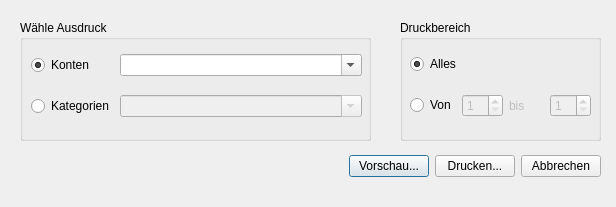
<ui version="4.0" >
 <author></author>
 <comment></comment>
 <exportmacro></exportmacro>
 <class>printDialog</class>
 <widget class="QDialog" name="printDialog" >
  <property name="geometry" >
   <rect>
    <x>0</x>
    <y>0</y>
    <width>616</width>
    <height>207</height>
   </rect>
  </property>
  <property name="sizePolicy" >
   <sizepolicy>
    <hsizetype>1</hsizetype>
    <vsizetype>1</vsizetype>
    <horstretch>0</horstretch>
    <verstretch>0</verstretch>
   </sizepolicy>
  </property>
  <property name="minimumSize" >
   <size>
    <width>610</width>
    <height>200</height>
   </size>
  </property>
  <property name="windowTitle" >
   <string>Drucken/Vorschau...</string>
  </property>
  <property name="modal" >
   <bool>true</bool>
  </property>
  <widget class="QWidget" name="layoutWidget1" >
   <property name="geometry" >
    <rect>
     <x>20</x>
     <y>150</y>
     <width>581</width>
     <height>33</height>
    </rect>
   </property>
   <layout class="QHBoxLayout" >
    <property name="margin" >
     <number>0</number>
    </property>
    <property name="spacing" >
     <number>6</number>
    </property>
    <item>
     <spacer>
      <property name="orientation" >
       <enum>Qt::Horizontal</enum>
      </property>
      <property name="sizeHint" >
       <size>
        <width>120</width>
        <height>31</height>
       </size>
      </property>
     </spacer>
    </item>
    <item>
     <widget class="QPushButton" name="previewButton" >
      <property name="text" >
       <string>Vorschau...</string>
      </property>
     </widget>
    </item>
    <item>
     <widget class="QPushButton" name="printButton" >
      <property name="text" >
       <string>Drucken...</string>
      </property>
     </widget>
    </item>
    <item>
     <widget class="QPushButton" name="cancelButton" >
      <property name="text" >
       <string>Abbrechen</string>
      </property>
     </widget>
    </item>
   </layout>
  </widget>
  <widget class="QGroupBox" name="groupBox_2" >
   <property name="geometry" >
    <rect>
     <x>400</x>
     <y>20</y>
     <width>201</width>
     <height>121</height>
    </rect>
   </property>
   <property name="title" >
    <string>Druckbereich</string>
   </property>
   <widget class="QWidget" name="layoutWidget2" >
    <property name="geometry" >
     <rect>
      <x>10</x>
      <y>20</y>
      <width>181</width>
      <height>91</height>
     </rect>
    </property>
    <layout class="QGridLayout" >
     <property name="margin" >
      <number>0</number>
     </property>
     <property name="spacing" >
      <number>6</number>
     </property>
     <item row="1" column="3" >
      <widget class="QSpinBox" name="toSpinBox" >
       <property name="enabled" >
        <bool>false</bool>
       </property>
       <property name="minimum" >
        <number>1</number>
       </property>
       <property name="value" >
        <number>1</number>
       </property>
      </widget>
     </item>
     <item row="1" column="1" >
      <widget class="QSpinBox" name="fromSpinBox" >
       <property name="enabled" >
        <bool>false</bool>
       </property>
       <property name="minimum" >
        <number>1</number>
       </property>
       <property name="value" >
        <number>1</number>
       </property>
      </widget>
     </item>
     <item row="1" column="2" >
      <widget class="QLabel" name="label" >
       <property name="enabled" >
        <bool>false</bool>
       </property>
       <property name="text" >
        <string>bis</string>
       </property>
       <property name="buddy" >
        <cstring>toSpinBox</cstring>
       </property>
      </widget>
     </item>
     <item row="0" column="0" colspan="2" >
      <widget class="QRadioButton" name="printSelection_allRadio" >
       <property name="text" >
        <string>Alles</string>
       </property>
       <property name="checked" >
        <bool>true</bool>
       </property>
      </widget>
     </item>
     <item row="1" column="0" >
      <widget class="QRadioButton" name="printSelection_fromRadio" >
       <property name="text" >
        <string>Von</string>
       </property>
      </widget>
     </item>
    </layout>
   </widget>
  </widget>
  <widget class="QGroupBox" name="printTypeGroup" >
   <property name="geometry" >
    <rect>
     <x>20</x>
     <y>20</y>
     <width>351</width>
     <height>121</height>
    </rect>
   </property>
   <property name="title" >
    <string>Wähle Ausdruck</string>
   </property>
   <property name="checkable" >
    <bool>false</bool>
   </property>
   <widget class="QWidget" name="layoutWidget3" >
    <property name="geometry" >
     <rect>
      <x>11</x>
      <y>21</y>
      <width>331</width>
      <height>91</height>
     </rect>
    </property>
    <layout class="QGridLayout" >
     <property name="margin" >
      <number>0</number>
     </property>
     <property name="spacing" >
      <number>6</number>
     </property>
     <item row="1" column="1" >
      <widget class="QComboBox" name="kategorienCombo" >
       <property name="enabled" >
        <bool>false</bool>
       </property>
       <property name="sizePolicy" >
        <sizepolicy>
         <hsizetype>3</hsizetype>
         <vsizetype>0</vsizetype>
         <horstretch>1</horstretch>
         <verstretch>0</verstretch>
        </sizepolicy>
       </property>
       <property name="editable" >
        <bool>true</bool>
       </property>
       <property name="insertPolicy" >
        <enum>QComboBox::NoInsert</enum>
       </property>
      </widget>
     </item>
     <item row="0" column="1" >
      <widget class="QComboBox" name="kontenCombo" >
       <property name="sizePolicy" >
        <sizepolicy>
         <hsizetype>3</hsizetype>
         <vsizetype>0</vsizetype>
         <horstretch>1</horstretch>
         <verstretch>0</verstretch>
        </sizepolicy>
       </property>
       <property name="editable" >
        <bool>true</bool>
       </property>
       <property name="insertPolicy" >
        <enum>QComboBox::NoInsert</enum>
       </property>
      </widget>
     </item>
     <item row="1" column="0" >
      <widget class="QRadioButton" name="kategorienRadio" >
       <property name="sizePolicy" >
        <sizepolicy>
         <hsizetype>0</hsizetype>
         <vsizetype>0</vsizetype>
         <horstretch>0</horstretch>
         <verstretch>0</verstretch>
        </sizepolicy>
       </property>
       <property name="text" >
        <string>Kategorien</string>
       </property>
      </widget>
     </item>
     <item row="0" column="0" >
      <widget class="QRadioButton" name="kontenRadio" >
       <property name="sizePolicy" >
        <sizepolicy>
         <hsizetype>0</hsizetype>
         <vsizetype>0</vsizetype>
         <horstretch>0</horstretch>
         <verstretch>0</verstretch>
        </sizepolicy>
       </property>
       <property name="text" >
        <string>Konten</string>
       </property>
       <property name="checked" >
        <bool>true</bool>
       </property>
      </widget>
     </item>
    </layout>
   </widget>
  </widget>
 </widget>
 <pixmapfunction></pixmapfunction>
 <tabstops>
  <tabstop>kontenRadio</tabstop>
  <tabstop>kontenCombo</tabstop>
  <tabstop>kategorienRadio</tabstop>
  <tabstop>kategorienCombo</tabstop>
  <tabstop>printSelection_allRadio</tabstop>
  <tabstop>printSelection_fromRadio</tabstop>
  <tabstop>fromSpinBox</tabstop>
  <tabstop>toSpinBox</tabstop>
  <tabstop>previewButton</tabstop>
  <tabstop>printButton</tabstop>
  <tabstop>cancelButton</tabstop>
 </tabstops>
 <resources/>
 <connections>
  <connection>
   <sender>cancelButton</sender>
   <signal>clicked()</signal>
   <receiver>printDialog</receiver>
   <slot>reject()</slot>
   <hints>
    <hint type="sourcelabel" >
     <x>599</x>
     <y>156</y>
    </hint>
    <hint type="destinationlabel" >
     <x>179</x>
     <y>206</y>
    </hint>
   </hints>
  </connection>
  <connection>
   <sender>kontenRadio</sender>
   <signal>toggled(bool)</signal>
   <receiver>kontenCombo</receiver>
   <slot>setEnabled(bool)</slot>
   <hints>
    <hint type="sourcelabel" >
     <x>63</x>
     <y>67</y>
    </hint>
    <hint type="destinationlabel" >
     <x>176</x>
     <y>71</y>
    </hint>
   </hints>
  </connection>
  <connection>
   <sender>kategorienRadio</sender>
   <signal>toggled(bool)</signal>
   <receiver>kategorienCombo</receiver>
   <slot>setEnabled(bool)</slot>
   <hints>
    <hint type="sourcelabel" >
     <x>61</x>
     <y>104</y>
    </hint>
    <hint type="destinationlabel" >
     <x>149</x>
     <y>108</y>
    </hint>
   </hints>
  </connection>
  <connection>
   <sender>printSelection_fromRadio</sender>
   <signal>toggled(bool)</signal>
   <receiver>fromSpinBox</receiver>
   <slot>setEnabled(bool)</slot>
   <hints>
    <hint type="sourcelabel" >
     <x>424</x>
     <y>106</y>
    </hint>
    <hint type="destinationlabel" >
     <x>484</x>
     <y>110</y>
    </hint>
   </hints>
  </connection>
  <connection>
   <sender>printSelection_fromRadio</sender>
   <signal>toggled(bool)</signal>
   <receiver>toSpinBox</receiver>
   <slot>setEnabled(bool)</slot>
   <hints>
    <hint type="sourcelabel" >
     <x>442</x>
     <y>99</y>
    </hint>
    <hint type="destinationlabel" >
     <x>564</x>
     <y>105</y>
    </hint>
   </hints>
  </connection>
  <connection>
   <sender>printSelection_fromRadio</sender>
   <signal>toggled(bool)</signal>
   <receiver>label</receiver>
   <slot>setEnabled(bool)</slot>
   <hints>
    <hint type="sourcelabel" >
     <x>437</x>
     <y>96</y>
    </hint>
    <hint type="destinationlabel" >
     <x>519</x>
     <y>98</y>
    </hint>
   </hints>
  </connection>
 </connections>
</ui>
